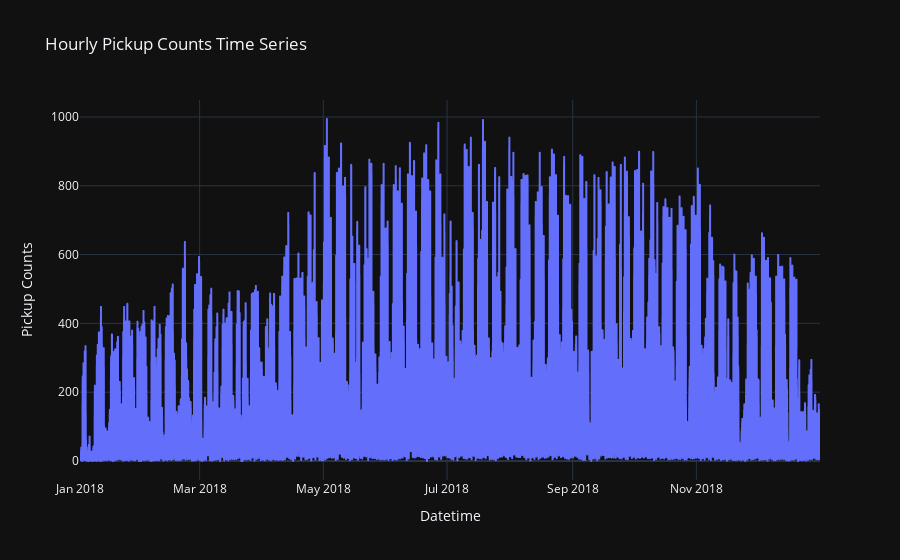

The notebook cell this image was saved under:
### Code cell
import plotly.express as px

fig = px.line(hourly_pickups, x=hourly_pickups.index, y='pickup_counts', title='Hourly Pickup Counts Time Series')

# Customize the layout if needed
fig.update_layout(
    xaxis_title='Datetime',
    yaxis_title='Pickup Counts',
    hovermode='x',  # Show hover information for all traces at the same x position
    template='plotly_dark'  # You can choose different templates, like 'plotly' or 'ggplot2'
)

# Show the plot
fig.show()

### Figure 1 — Plotly figure (JSON) as saved in the notebook; plotly's stock layout.template omitted (floating-point values rounded to 4 significant figures; data arrays with more than 128 entries replaced by an {"elided": "..."} marker saying what was removed)
{"data": [{"hovertemplate": "starttime=%{x}<br>pickup_counts=%{y}<extra></extra>", "legendgroup": "", "line": {"color": "#636efa", "dash": "solid"}, "marker": {"symbol": "circle"}, "mode": "lines", "name": "", "showlegend": false, "type": "scattergl", "x": {"elided": "8760 str values"}, "xaxis": "x", "y": {"elided": "8760 int values"}, "yaxis": "y"}], "layout": {"hovermode": "x", "legend": {"tracegroupgap": 0}, "title": {"text": "Hourly Pickup Counts Time Series"}, "xaxis": {"anchor": "y", "domain": [0, 1], "title": {"text": "Datetime"}}, "yaxis": {"anchor": "x", "domain": [0, 1], "title": {"text": "Pickup Counts"}}}}
